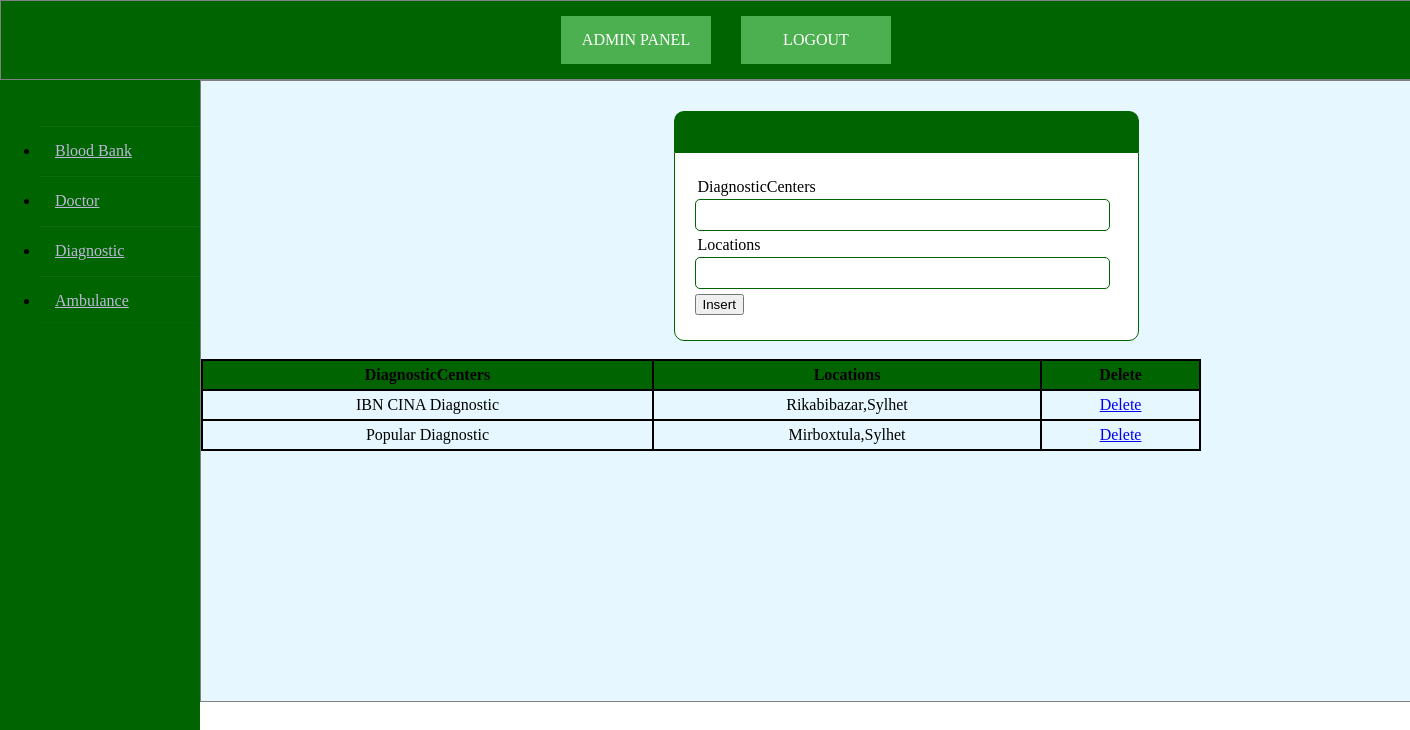
The page /admin_diagnostic.php (signed in) on the database its author committed.
### tables this page shows
CREATE TABLE `dc` (
  `id` int(12) NOT NULL,
  `DiagnosticCenters` varchar(255) NOT NULL,
  `Locations` varchar(255) NOT NULL
);

### admin_diagnostic.php (the view, shortened to what this page needs)
<?php
		include("connect.php");
?>
<!DOCTYPE html>
<html>
<head>
 <link rel="stylesheet" href="sylhet1.css"/>
<link rel="stylesheet" href="stylesheet.css"/>
 </head>
	<body>
		<div class="background">
			<div class="menu-bar">
				<ul>
						<li style="float: left; background-color: #4CAF50; "><a href="admin_bloodbank.php"> ADMIN PANEL </a></li>
				<li style="float: right; background-color: #4CAF50; "><a href="admin_logout.php"> LOGOUT </a></li>
			</ul>
			</div>
		<div class="wrapper">
			<div class="sidebar">
				<ul>
		 			<li><a href="admin_bloodbank.php">Blood Bank</a></li>
		 			<li><a href="admin_doctor.php">Doctor</a></li>
		 			<li><a href="admin_diagnostic.php">Diagnostic </a></li>
					<li><a href="admin_ambulance.php">Ambulance </a></li>
		 		</ul>
			</div>
			<div class="about">
			<div class="main_content">
				<div class="info">
				<div class ="aboutusbody">
			<div class="register">
			</div>
			<form method="post" action="admin_diagnostic.php">
				<div class="input-group">
					<label>DiagnosticCenters</label>
					<input type="text" name="DiagnosticCenters">
				</div>
				<div class="input-group">
					<label>Locations</label>
					<input type="text" name="Locations">
				</div>
				<div class="input-group">
					<button type="submit" name="register" class "btn">Insert</button>
				</div>
			</form>
			<br>
			<?php
	$sql= "select * from dc";
	$res=mysqli_query($conn,$sql);
	echo '<table border="1" width="100%" >';
	echo '<tr bgcolor="#006400" color="white">';
		echo '<th>'.'DiagnosticCenters'.'</th>';
		echo '<th>'.'Locations'.'</th>';
		echo '<th>'.'Delete'.'</th>';
	echo '</tr>';
	while($arr=mysqli_fetch_array($res))
	{
		echo "<tr>
		<td>".$arr['DiagnosticCenters']."</td>
		<td>".$arr['Locations']."</td>
		<td><a href='delete1.php?rnn=$arr[DiagnosticCenters]'>Delete</td>
		</tr>";
	}
	echo '</table>';
	?>
			</div>
		 		</div>
				</div>
			</div>
			  </div>
</div>
	</body>
 </html>

### sylhet1.css (style rules this page uses)
html, body { height: 100%; margin: 0; }
.background { height: auto; }
.aboutusbody { display: inline-block; border: 1px solid gray; width: 100%; height: auto; font: left; }
.menu-bar { position: -webkit-sticky; position: sticky; top: 0; width: 100%; height: auto; background: rgb(0,100,00); text-align: center; border: 1px solid gray; }
.menu-bar ul { margin: 0px; display: inline-flex; list-style: none; color: white; }
.menu-bar ul li { width:120px; margin: 15px; padding:15px; }
.menu-bar ul li a { text-decoration: none; color: white; }
.wrapper { display: flex; position: relative; }
.wrapper .sidebar { width: 200px; height:100%; background: rgb(0,100,0); padding: 30px 0px; position: fixed; }
.wrapper .sidebar ul li { padding: 15px; border-bottom: 1px solid #bdb8d7; border-bottom: 1px solid rgba(0,0,0,0.05); border-top: 1px solid rgba(255,255,255,0.05); }
.wrapper .sidebar ul li a { color: #bdb8d7; display: block; }
.wrapper .about { width: 100%; height: 100%; display:block; position:absolute; }
.wrapper .main_content { width: 100%; margin-left: 200px; overflow:hidden; }
.wrapper .main_content .info { width: 100%; }

### stylesheet.css (style rules this page uses)
html, body { height: 100%; margin: 0; }
.background { height: auto; }
.aboutusbody { display: inline-block; border: 1px solid gray; width: 100%; height: auto; font: left; }
.menu-bar { position: -webkit-sticky; position: sticky; top: 0; width: 100%; height: auto; background: rgb(0,100,00); text-align: center; border: 1px solid gray; }
.menu-bar ul { margin: 0px; display: inline-flex; list-style: none; color: white; }
.menu-bar ul li { width:120px; margin: 15px; padding:15px; }
.menu-bar ul li a { text-decoration: none; color: white; }
.register { width:30%; margin : 30px auto 0px; color: white; background:rgb(0,100,0); text-align:center; border: 1px solid rgb(0,100,0); border-bottom:none; border-radius: 10px 10px 0px 0px; padding:20px; }
form { width: 30%; margin:0px auto; padding: 20px; border: 1px solid rgb(0,100,0); background: white; border-radius: 0px 0px 10px 10px; }
.input-group { margin: 5px 0px 5px 0px; }
.input-group label { display: block; text-align: left; margin: 3px; }
.input-group input { height:20px; width:93%; padding: 5px 10px; font-size: 16px; border-radius: 5px; border: 1px solid rgb(0,100,0); }
.aboutusbody { display: inline-block; border: 1px solid gray; width: 100%; height: 620px; background-color: #e6f7ff; font: left; }

### admin_diagnostic.php (style rules this page uses)
table, th, td { border: 2px solid black; border-collapse: collapse; }
th, td { padding: 5px; text-align: center; }
table { border-spacing: 15px; width:1000px; }

### rows shown on the page
dc: DiagnosticCenters "IBN CINA Diagnostic", Locations "Rikabibazar,Sylhet"
dc: DiagnosticCenters "Popular Diagnostic", Locations "Mirboxtula,Sylhet"
